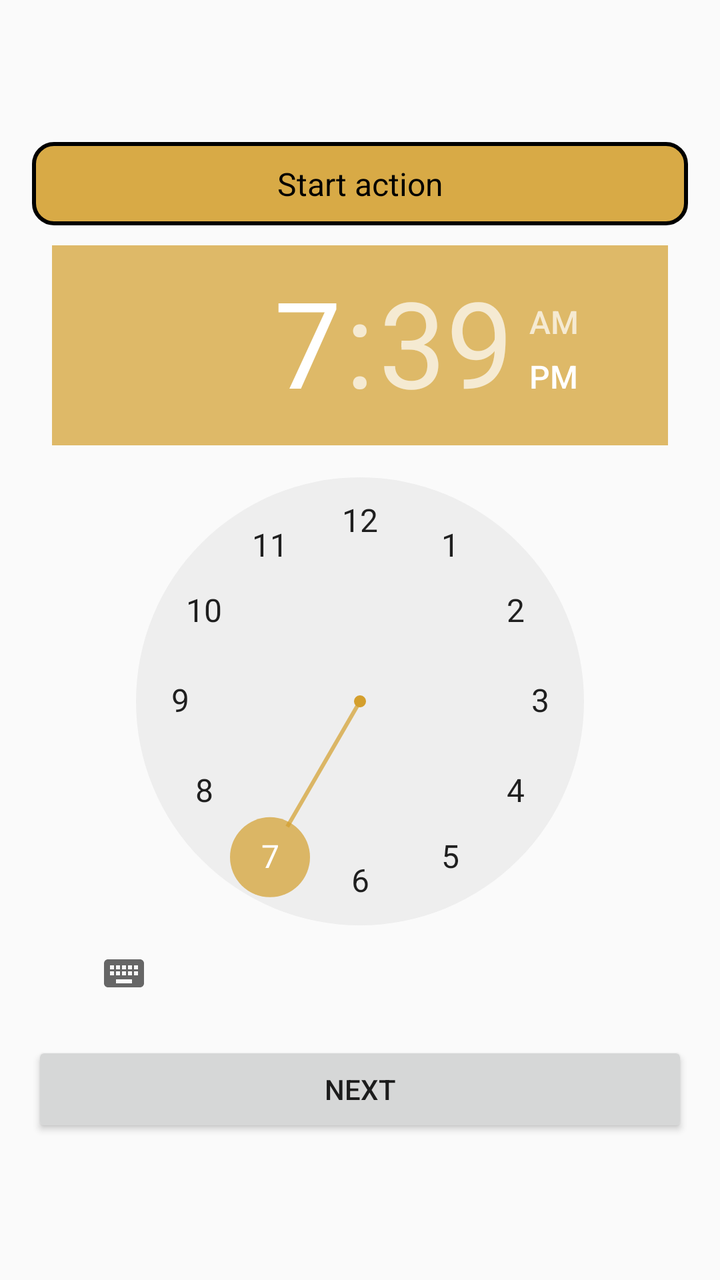
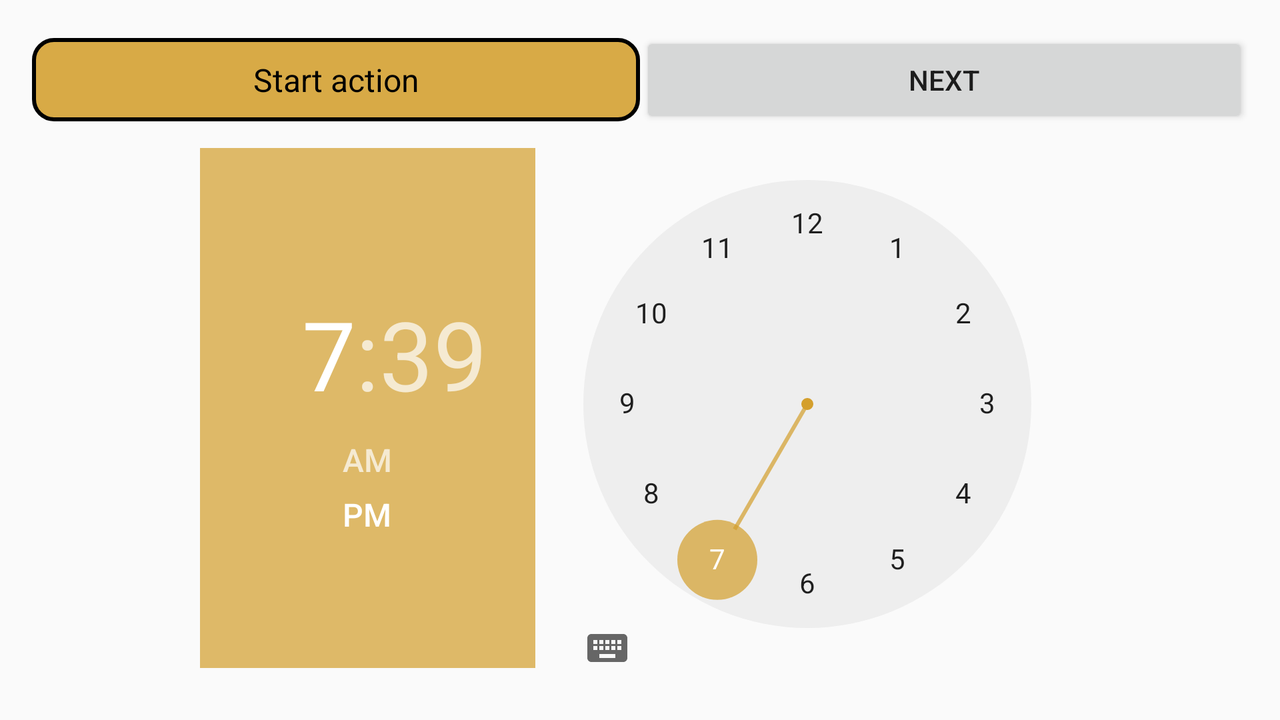

Compare how this app lays out the same screen by default and in its alternative resource folder. The renders come first, then the two layout files and the values they reference.
<!-- AndroidManifest.xml: application theme AppTheme -->
<!-- res/layout/fragment_second_step_settings.xml -->
<?xml version="1.0" encoding="utf-8"?>
<LinearLayout xmlns:android="http://schemas.android.com/apk/res/android"
    android:layout_width="match_parent"
    android:layout_height="match_parent"
    android:gravity="center"
    android:orientation="vertical"
    android:padding="@dimen/activity_vertical_margin">

    <TextView
        style="@style/FolderListItemTextView"
        android:layout_width="match_parent"
        android:layout_height="wrap_content"
        android:background="@drawable/item_background"
        android:gravity="center"
        android:padding="@dimen/padding_for_item"
        android:text="@string/start_action" />

    <TimePicker
        android:id="@+id/startTime"
        android:layout_width="wrap_content"
        android:layout_height="wrap_content"
        android:layout_margin="@dimen/padding_for_item" />

    <Button
        android:id="@+id/nextSetting"
        android:layout_width="match_parent"
        android:layout_height="wrap_content"
        android:text="@string/next_setting"
        android:textSize="14sp" />

</LinearLayout>
<!-- resources referenced by this layout -->
<resources>
  <dimen name="activity_vertical_margin">16dp</dimen>
  <dimen name="padding_for_item">10dp</dimen>
  <!-- drawable item_background (drawable) -->
  <?xml version="1.0" encoding="UTF-8"?>
  <shape xmlns:android="http://schemas.android.com/apk/res/android"
      android:padding="5dp"
      android:shape="rectangle">
      <corners android:radius="@dimen/item_conner_radius_area" />
      <solid android:color="#dfd49f2d" />
      <stroke
          android:width="2dp"
          android:color="@android:color/background_dark"></stroke>
  
  </shape>
  <string name="next_setting">Next</string>
  <string name="start_action">Start action</string>
  <style name="FolderListItemTextView">
          <item name="android:textColor">@android:color/black</item>
          <item name="android:textSize">16sp</item>
          <item name="android:layout_gravity">center_vertical</item>
      </style>
  <style name="AppTheme" parent="Theme.AppCompat.Light.DarkActionBar">
          
          <item name="colorPrimary">@color/colorPrimary</item>
          <item name="colorPrimaryDark">@color/colorPrimaryDark</item>
          <item name="colorAccent">@color/colorAccent</item>
      </style>
  <dimen name="item_conner_radius_area">10dp</dimen>
  <color name="colorPrimary">#da7f00</color>
  <color name="colorPrimaryDark">#da7f00</color>
  <color name="colorAccent">#b4d49f2d</color>
</resources>
<!-- res/layout-land/fragment_second_step_settings.xml (the repository's variant of the layout above) -->
<!-- drawn on the phone turned sideways -->
<?xml version="1.0" encoding="utf-8"?>
<LinearLayout xmlns:android="http://schemas.android.com/apk/res/android"
    android:layout_width="match_parent"
    android:layout_height="match_parent"
    android:orientation="vertical"
    android:padding="@dimen/activity_vertical_margin">

    <LinearLayout
        android:layout_width="match_parent"
        android:layout_height="wrap_content"
        android:orientation="horizontal">

        <TextView
            style="@style/FolderListItemTextView"
            android:layout_width="match_parent"
            android:layout_height="wrap_content"
            android:layout_weight="1"
            android:background="@drawable/item_background"
            android:gravity="center"
            android:padding="@dimen/padding_for_item"
            android:text="@string/start_action" />

        <Button
            android:id="@+id/nextSetting"
            android:layout_width="match_parent"
            android:layout_height="wrap_content"
            android:layout_gravity="center"
            android:layout_weight="1"
            android:text="@string/next_setting"
            android:textSize="14sp" />

    </LinearLayout>

    <TimePicker
        android:id="@+id/startTime"
        android:layout_width="wrap_content"
        android:layout_height="wrap_content"
        android:layout_gravity="center"
        android:layout_margin="@dimen/padding_for_item" />


</LinearLayout>
